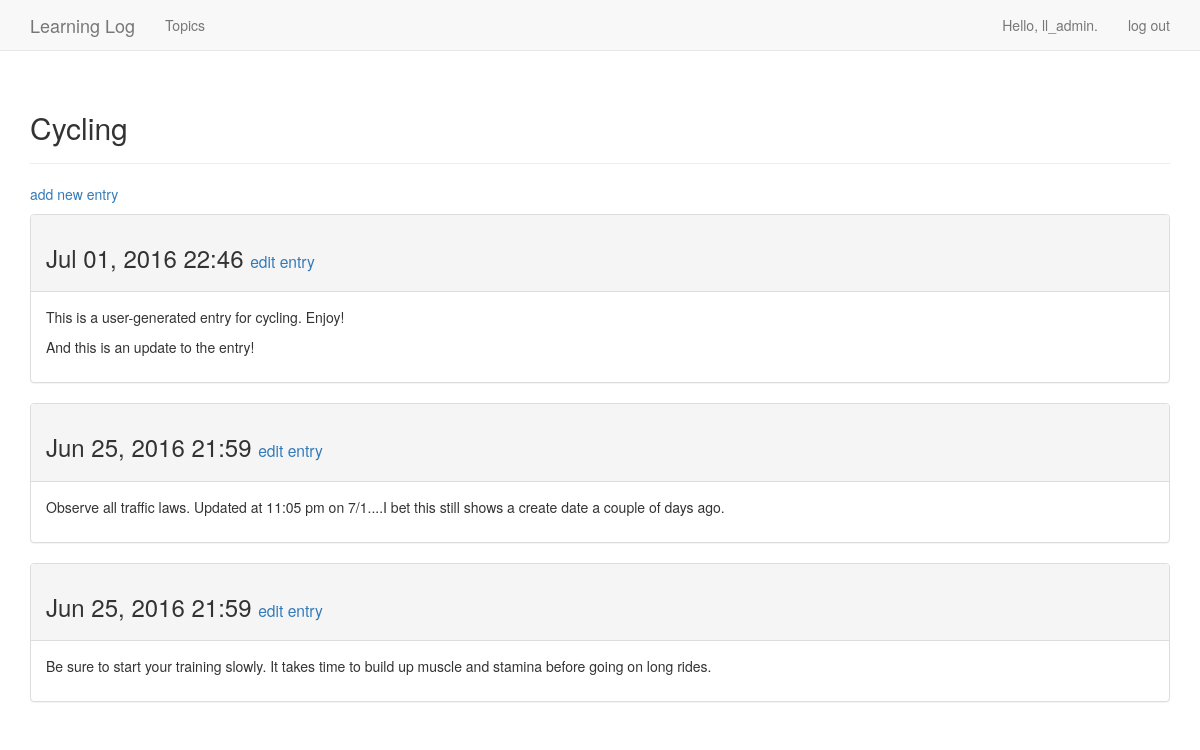
/topics/7/ (signed in), run on the app's committed database.
### learning_logs/models.py (models this page shows, shortened)
class Topic(models.Model):
	text = models.CharField(max_length=200)
	date_added = models.DateTimeField(auto_now_add=True)
	owner = models.ForeignKey(User)
	def __str__(self):
		return self.text

class Entry(models.Model):
	topic = models.ForeignKey(Topic)
	text = models.TextField()
	date_added = models.DateTimeField(auto_now_add=True)
	class Meta:
		verbose_name_plural = 'entries'

### learning_logs/views.py (the view)
# urls.py: url(r'^topics/(?P<topic_id>\d+)/$', views.topic, name='topic'),
@login_required
def topic(request, topic_id):
	topic = get_object_or_404(Topic, id=topic_id)
	if topic.owner != request.user:
		raise Http404
	entries = topic.entry_set.order_by('-date_added')
	context = {'topic': topic, 'entries': entries}
	return render(request, 'learning_logs/topic.html', context)

### learning_logs/templates/learning_logs/topic.html
{% extends 'learning_logs/base.html' %}
{% block header %}
	<h2>{{ topic }}</h2>
{% endblock header %}
{% block content %}
	<p>
		<a href="{% url 'learning_logs:new_entry' topic.id %}">add new entry</a>
	</p>
	{% for entry in entries %}
		<div class="panel panel-default">
			<div class="panel-heading">
				<h3>
					{{ entry.date_added|date:'M d, Y H:i' }}
					<small>
						<a href="{% url 'learning_logs:edit_entry' entry.id %}">edit entry</a>
					</small>
				</h3>
			</div>
			<div class="panel-body">
				{{ entry.text|linebreaks }}
			</div>
		</div>
			{% empty %}
				There are no entries for this topic yet.
			{% endfor %}
{% endblock content %}

### learning_logs/templates/learning_logs/base.html (shortened to what this page needs)
{% load bootstrap3 %}
<!DOCTYPE html>
<html lang="en">
	<head>
			{% bootstrap_css %}
	</head>
	<body>
		<nav class="navbar navbar-default navbar-static-top">
			<div class="container">
				<div class="navbar-header">
					<a class="navbar-brand" href="{% url 'learning_logs:index' %}">
					Learning Log</a>
			</div>
			<div id="navbar" class="navbar-collapse collapse">
				<ul class="nav navbar-nav">
					<li><a href="{% url 'learning_logs:topics' %}">Topics</a></li>
				</ul>
				<ul class="nav navbar-nav navbar-right">
					{% if user.is_authenticated %}
						<li><a>Hello, {{ user.username }}.</a></li>
						<li><a href="{% url 'users:logout' %}">log out</a></li>
					{% else %}
						<li><a href="{% url 'users:register' %}">register</a></li>
						<li><a href="{% url 'users:login' %}">log in</a></li>
					{% endif %}
				</ul>
			</div>
		</div>
	</nav>
	<div class="container">
		<div class="page-header">
			{% block header %}{% endblock header %}
		</div>
		<div>
			{% block content %}{% endblock content %}
		</div>
	</div>
</body>
</html>

### data on the page
Topic: text "Cycling"
Entry: date_added "Jul 01, 2016 22:46", text "This is a user-generated entry for cycling. Enjoy! And this is an update to the entry!"
Entry: date_added "Jun 25, 2016 21:59", text "Observe all traffic laws. Updated at 11:05 pm on 7/1....I bet this still shows a create date a couple of days ago."
Entry: date_added "Jun 25, 2016 21:59", text "Be sure to start your training slowly. It takes time to build up muscle and stamina before going on long rides."

### other printed values
{{ user.username }} "ll_admin"
